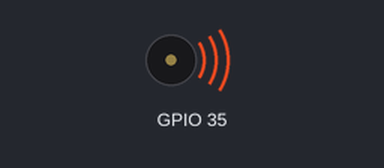
A sketch run on a simulated ESP32. Parts: buzzer (waves = sounding).

Above: at 0.3 s.
Timing chart, 0 to 14.6 s (numbered marks = the images above):
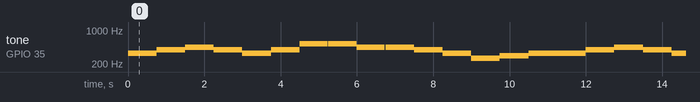

Measured:
- by itself, tone on GPIO 35: repeats every 11.3 s: 392 Hz 0.75 s, 440 Hz 0.75 s, 392 Hz 0.75 s, 330 Hz 0.75 s, 392 Hz 0.75 s, 523 Hz 0.73 s, silent 0.02 s, 523 Hz 0.75 s, 440 Hz 0.73 s, silent 0.02 s, 440 Hz 0.75 s, 392 Hz 0.75 s, 330 Hz 0.75 s, 262 Hz 0.75 s, 294 Hz 0.75 s, 330 Hz 1.5 s

The sketch:

dragon.ino
```cpp
void setup() {
  pinMode(35, OUTPUT);
}

void loop() {
    tone(35, 330) ; // 35番ピンにミ(330Hz)を出力する
    delay(750) ; // 四分音符(750ミリ秒)
    tone(35, 392) ;
    delay(750) ;
    tone(35, 440) ;
    delay(750) ;
    tone(35, 392) ;
    delay(750) ;
    tone(35, 330) ;
    delay(750) ;
    tone(35, 392) ;
    delay(750) ;
    tone(35, 523) ;
    delay(730) ;
    noTone(35) ; // 35番ピンの出力を停止する
    delay(20) ; // そのまま20ミリ秒待機する
    tone(35, 523) ;
    delay(750) ;
    tone(35, 440) ;
    delay(730) ;
    noTone(35) ;
    delay(20) ;
    tone(35, 440) ;
    delay(750) ;
    tone(35, 392) ;
    delay(750) ;
    tone(35, 330) ;
    delay(750) ;
    tone(35, 262) ;
    delay(750) ;
    tone(35, 294) ;
    delay(750) ;
    tone(35, 330) ;
    delay(750) ;
    noTone(35) ;
}
```
